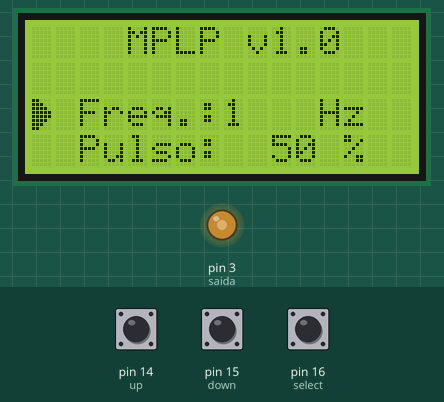
Recording of a sketch running on a simulated Arduino Uno, built with avr-gcc and run on an emulated ATmega328P. Parts: 16×4 character LCD, output pins drawn as LEDs (lit = HIGH). The inputs (shaded band) are chosen by the test bench; at power-on: pin 14 (up) HIGH, pin 16 (select) HIGH, pin 15 (down) HIGH. What the sketch prints to the serial monitor is not drawn.

Above: at 6.5 s.
6.6 s: pin 14 (up) pulled LOW for 0.15 s
At 7.7 s:
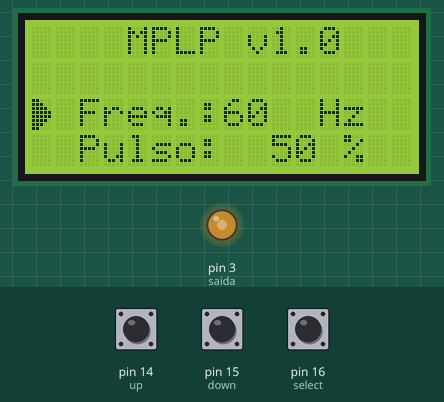
9.7 s: pin 16 (select) pulled LOW for 0.15 s
At 11.0 s:
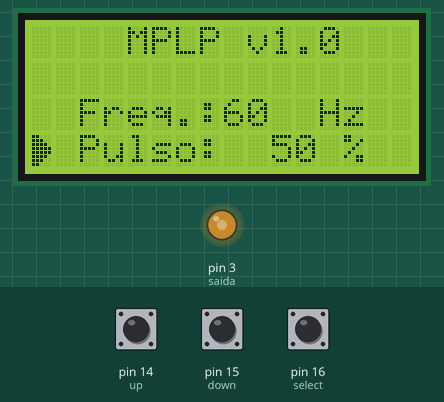
11.3 s: pin 14 (up) pulled LOW for 1 s
At 13.3 s:
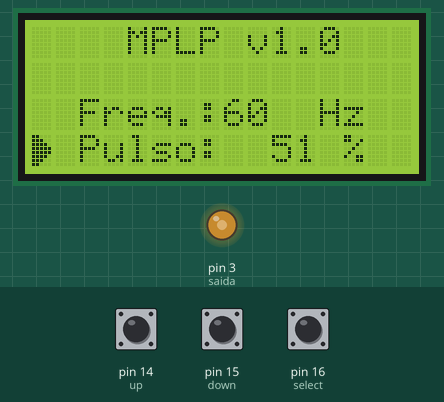
13.8 s: pin 16 (select) pulled LOW for 1 s
At 15.9 s:
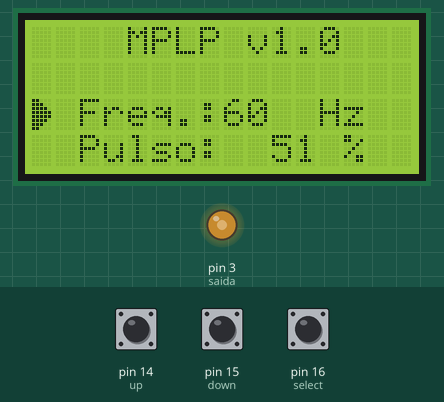
16.3 s: pin 15 (down) pulled LOW for 0.15 s
At 17.5 s:
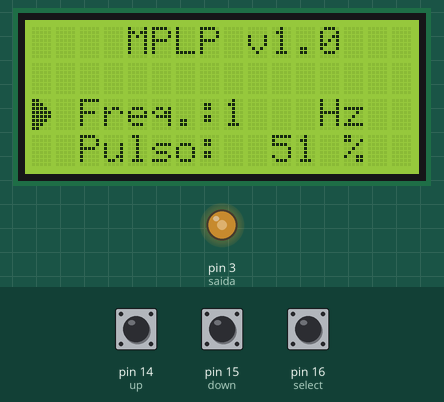
18.0 s: pin 14 (up) pulled LOW for 1 s
At 20.2 s:
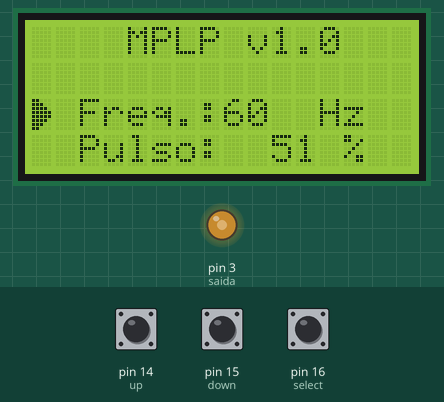
Timing chart, 0 to 21.7 s (numbered marks = the images above; inputs shaded):
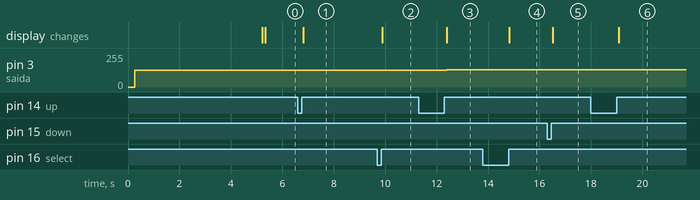

The sketch:

MPLPrev10.ino
```cpp
/* Modulador Percentual de Largura de Pulso -> MPLP
 *  versão 1.0 - primeira revisão -              *
 *  tem saída pwm controlável, porém, com        *
 *  frequências diferentes das previstas         *
**   12/12/19 - por jlnatalicio                ***/


/*-------------------- Biblioteca(s) ---------------------*/

#include <LiquidCrystal.h>

/*--------------------------------------------------------*/

/*---------------------- Hardware ------------------------*/

#define saida 3
#define up 14
#define down 15
#define select 16

const int rs = 6, en = 7, d4 = 8, d5 = 9, d6 = 10, d7 = 11;
LiquidCrystal lcd(rs, en, d4, d5, d6, d7);

/*--------------------------------------------------------*/

/*----------------------------------------------------- variáveis iniciais ----------------------------------------------*/

int freq,                         // frequência do sinal modulado [Hz]
    freq_selecionada = 1,         // valor que define qual frequencia foi selecionada [1~6]
    ciclo_trabalho,               // valor do ciclo de trabalho do sinal [0~100%]
    duty_cycle,                   // valor do ciclo de trabalho, convertido para ser usado no registrador OCR2B [0~255]
    linha_seta;                   // valor da linha em qual estará a seta de seleção entre Freq. e Pulso

float duty_cycle_aux;             // variável auxiliar a duty_cycle

bool flag_up = false,             // flag para indicar que botão "up" foi pressionado
     flag_down = false,           // flag para indicar que botão "down" foi pressionado
     flag_select = false,         // flag para indicar que botão "select" foi pressionado
     seta_selecao = false;        // flag para indicar onde a seta está apontando no display -> [0: Freq; 1: Pulso]

byte seta[8] = {
  B11000,
  B11100,
  B11110,
  B11111,
  B11111,
  B11110,
  B11100,
  B11000,
};

/*------------------------------------------------------------------------------------------------------------------------*/

void setup() {
  // put your setup code here, to run once:

      //definindo entradas e saídas
      pinMode(up,INPUT_PULLUP);
      pinMode(down,INPUT_PULLUP);
      pinMode(select,INPUT_PULLUP);
      pinMode(saida,OUTPUT);

      //definindo configurações do Timer/Counter2 com fast PWM
      TCCR2A = B00100011;       // bits 7 e 6: COM2A1 e COM2A0, respectivamente: 00 -> OC2A disconectado
                                // bits 5 e 4: COM2B1 e COM2B0, respectivamente: 10 -> Limpa OC2B quando há igualdade
                                //                                                     na comparação com OCR2 (modo não-inversor)
                                // bits 3 e 2: bits reservados do microcontrolador (sempre manter em 00!)
                                // bits 1 e 0: WGM21 e WGM20, respectivamente: 11 -> modo 3 - Fast PWM [0~255]
      TCCR2B = B00000001;


      //inicializando display LCD
      lcd.begin(16, 4);
      lcd.createChar(0, seta);          // criando caracter especial - seta de seleção entre Freq. e Pulso
      lcd.setCursor(0,0);
      lcd.print("     Modulo     ");
      lcd.setCursor(0,1);
      lcd.print("   Percentual   ");
      lcd.setCursor(0,2);
      lcd.print("   de Largura   ");
      lcd.setCursor(0,3);
      lcd.print("    de Pulso    ");

      //inicializando comunicação serial
      Serial.begin(9600);
      Serial.println("Modulador Percentual de Largura de Pulso");
      Serial.println("         MPLP -> versão 1.0             ");
      Serial.println("****************************************");

      //iniciando sistema com valores iniciais (f = 1Hz - D = 50%):
      freq = 1;
      freq_selecionada = 1;
      ciclo_trabalho = 50;
      duty_cycle_aux = (ciclo_trabalho * 255) / 100;
      Serial.print("duty_cycle_aux = ");
      Serial.println(duty_cycle_aux);
      duty_cycle = arredondar(duty_cycle_aux);
      Serial.print("duty_cycle = ");
      Serial.println(duty_cycle);
      OCR2B = byte(duty_cycle);
      Serial.print("OCR2B = ");
      Serial.println(OCR2B);
      Serial.println("****************************************");

      delay(4900);
      lcd.clear();
      delay(100);

} // end void setup()

void loop() {
  // put your main code here, to run repeatedly:

       Serial.print("duty cycle: ");
       Serial.print(ciclo_trabalho);
       Serial.print("\t frequencia: ");
       Serial.println(freq);

       //tela principal com informações da saída
       lcd.setCursor(0,0);
       lcd.print("    MPLP v1.0   ");
       lcd.setCursor(0,2);
       lcd.print("  Freq.:");
       lcd.setCursor(8,2);
       lcd.print("    ");
       lcd.setCursor(8,2);
       lcd.print(freq);

            if (freq_selecionada == 7){
                lcd.setCursor(11,2);
                lcd.print("M");
            }
            else if (freq_selecionada >= 5){
                  lcd.setCursor(11,2);
                  lcd.print("k");
            }

       lcd.setCursor(12,2);
       lcd.print("Hz");
       lcd.setCursor(0,3);
       lcd.print("  Pulso:");
       lcd.setCursor(10,3);
       lcd.print("   ");
       lcd.setCursor(10,3);
       lcd.print(ciclo_trabalho);
       lcd.setCursor(13,3);
       lcd.print("%");

            if (!seta_selecao) linha_seta = 2;
            else if (seta_selecao) linha_seta = 3;

       lcd.setCursor(0,linha_seta);
       lcd.write(byte(0));

       //leitura dos botões
       if (!digitalRead(up)) flag_up = true;
       delay(21);         // delay para compensar deboucing do botão
       if (digitalRead(up) && flag_up){
       flag_up = false;

            if (!seta_selecao) {
                  freq_selecionada++;
                  if (freq_selecionada > 7) freq_selecionada = 7;
            }
            else if (seta_selecao) {
                  ciclo_trabalho++;
                  if (ciclo_trabalho > 100) ciclo_trabalho = 100;

                  duty_cycle_aux = (ciclo_trabalho * 255) / 100;
                  duty_cycle = arredondar(duty_cycle_aux);
                  if (duty_cycle > 255) duty_cycle = 255;
            }

       } //end if (digitalRead(up) && flag_up)

       if (!digitalRead(down)) flag_down = true;
       delay(21);         // delay para compensar deboucing do botão
       if (digitalRead(down) && flag_down){
       flag_down = false;

            if (!seta_selecao) {
                  freq_selecionada--;
                  if (freq_selecionada < 1) freq_selecionada = 1;
            }
            else if (seta_selecao) {
                  ciclo_trabalho--;
                  if (ciclo_trabalho < 0) ciclo_trabalho = 0;

                  duty_cycle_aux = (ciclo_trabalho * 255) / 100;
                  duty_cycle = arredondar(duty_cycle_aux);
                  if (duty_cycle < 0) duty_cycle = 0;
            }

       } //end if (digitalRead(up) && flag_up)

       if (!digitalRead(select)) flag_select = true;
       delay(21);         // delay para compensar deboucing do botão
       if (digitalRead(select) && flag_select){
       flag_select = false;

            if (seta_selecao) seta_selecao = false;
            else if (!seta_selecao) seta_selecao = true;
            Serial.print("seta_selecao = ");
            Serial.println(seta_selecao);

       } //end if (digitalRead(up) && flag_up)

       switch(freq_selecionada){

                  case 1:         // caso freq_selecionada = 1, freq = 1 Hz
                      freq = 1;
                      //definindo configurações do clock do Timer/Counter2
                      TCCR2B = B00000001;   // bits 7 e 6: FOC2A e FOC2B, respectivamente: 00 -> sempre em 00 para modo PWM ou Fast PWM
                                            // bits 5 e 4: bits reservados do microcontrolador (sempre manter em 00!)
                                            // bit 3 : WGM22: 0 - modo 3 Fast PWM
                                            // bits 2, 1 e 0: CS22, CS21 e CS20, respectivamente: 001 -> clkT2S/1 (sem prescaler)

                      //definindo configurações do duty cuycle do Timer/Counter2
                      OCR2B = duty_cycle;
                      break;

                  case 2:         // caso freq_selecionada = 2, freq = 60 Hz
                      freq = 60;
                      //definindo configurações do clock do Timer/Counter2
                      TCCR2B = B00000010;   // bits 7 e 6: FOC2A e FOC2B, respectivamente: 00 -> sempre em 00 para modo PWM ou Fast PWM
                                            // bits 5 e 4: bits reservados do microcontrolador (sempre manter em 00!)
                                            // bit 3 : WGM22: 0 - modo 3 Fast PWM
                                            // bits 2, 1 e 0: CS22, CS21 e CS20, respectivamente: 010 -> prescaler = clkT2S/8

                      //definindo configurações do duty cuycle do Timer/Counter2
                      OCR2B = duty_cycle;
                      break;

                  case 3:         // caso freq_selecionada = 3, freq = 100 Hz
                      freq = 100;
                      //definindo configurações do clock do Timer/Counter2
                      TCCR2B = B00000011;   // bits 7 e 6: FOC2A e FOC2B, respectivamente: 00 -> sempre em 00 para modo PWM ou Fast PWM
                                            // bits 5 e 4: bits reservados do microcontrolador (sempre manter em 00!)
                                            // bit 3 : WGM22: 0 - modo 3 Fast PWM
                                            // bits 2, 1 e 0: CS22, CS21 e CS20, respectivamente: 011 -> prescaler = clkT2S/32

                      //definindo configurações do duty cuycle do Timer/Counter2
                      OCR2B = duty_cycle;
                      break;

                  case 4:         // caso freq_selecionada = 4, freq = 1 kHz
                      freq = 1000;
                      //definindo configurações do clock do Timer/Counter2
                      TCCR2B = B00000100;   // bits 7 e 6: FOC2A e FOC2B, respectivamente: 00 -> sempre em 00 para modo PWM ou Fast PWM
                                            // bits 5 e 4: bits reservados do microcontrolador (sempre manter em 00!)
                                            // bit 3 : WGM22: 0 - modo 3 Fast PWM
                                            // bits 2, 1 e 0: CS22, CS21 e CS20, respectivamente: 100 -> prescaler = clkT2S/64

                      //definindo configurações do duty cuycle do Timer/Counter2
                      OCR2B = duty_cycle;
                      break;

                  case 5:         // caso freq_selecionada = 5, freq = 10 kHz
                      freq = 10;
                      //definindo configurações do clock do Timer/Counter2
                      TCCR2B = B00000101;   // bits 7 e 6: FOC2A e FOC2B, respectivamente: 00 -> sempre em 00 para modo PWM ou Fast PWM
                                            // bits 5 e 4: bits reservados do microcontrolador (sempre manter em 00!)
                                            // bit 3 : WGM22: 0 - modo 3 Fast PWM
                                            // bits 2, 1 e 0: CS22, CS21 e CS20, respectivamente: 101 -> prescaler = clkT2S/128

                      //definindo configurações do duty cuycle do Timer/Counter2
                      OCR2B = duty_cycle;
                      break;

                  case 6:         // caso freq_selecionada = 6, freq = 100 kHz
                      freq = 100;
                      //definindo configurações do clock do Timer/Counter2
                      TCCR2B = B00000110;   // bits 7 e 6: FOC2A e FOC2B, respectivamente: 00 -> sempre em 00 para modo PWM ou Fast PWM
                                            // bits 5 e 4: bits reservados do microcontrolador (sempre manter em 00!)
                                            // bit 3 : WGM22: 0 - modo 3 Fast PWM
                                            // bits 2, 1 e 0: CS22, CS21 e CS20, respectivamente: 110 -> prescaler = clkT2S/8

                      //definindo configurações do duty cuycle do Timer/Counter2
                      OCR2B = duty_cycle;
                      break;

                  case 7:         // caso freq_selecionada = 6, freq = x MHz
                      freq = 100;
                      //definindo configurações do clock do Timer/Counter2
                      TCCR2B = B00000111;   // bits 7 e 6: FOC2A e FOC2B, respectivamente: 00 -> sempre em 00 para modo PWM ou Fast PWM
                                            // bits 5 e 4: bits reservados do microcontrolador (sempre manter em 00!)
                                            // bit 3 : WGM22: 0 - modo 3 Fast PWM
                                            // bits 2, 1 e 0: CS22, CS21 e CS20, respectivamente: 111 -> prescaler = clkT2S/1024

                      //definindo configurações do duty cuycle do Timer/Counter2
                      OCR2B = duty_cycle;
                      break;

            } //end switch(freq_selecionada)

} // end void loop()

//algoritmo para arredondamento de valor float
int arredondar( float valor ) {

    int resultado, sobra;                                       // variáveis usadas pela função

    resultado = valor * 100;                                    // 1 - multiplicar valor da força medida por 100, guardar em 'resultado'
    Serial.print("resultado = ");
    Serial.println(resultado);

    sobra = resultado % 100;                        // 2 - dividir o valor da força medida por 100, guarda o resto da divisão em 'sobra'
    Serial.print("sobra = ");
    Serial.println(sobra);

      Serial.print("sobra e resultado final = ");
      if (sobra <= 59) {    // 3.1 - se o valor da sobra for menor ou igual a 59 (ou seja, quando o valor fracionario for 0,59 ou menos)
          sobra = 0;        // 3.1.1 - zera o resto, e não altera o resultado
          Serial.println(sobra);

      }
      else {                        // 3.2 - se o valor da sobra for maior que 59 (ou seja, quando o valor fracionario for 0,60 ou mais)
          resultado = resultado + 100;                                      // 3.2.1 - soma 100 ao resultado (ou seja, 1 no valor final)
          sobra = 0;                                                        // 3.2.2 - zera o resto
          Serial.println(sobra);
          Serial.print("resultado calculado = ");
          Serial.println(resultado);
      }

      resultado /= 100;                         // 4 - para voltar ao valor "normal", dividir o resultado por 100, e guardar nele mesmo
      Serial.print("resultado final = ");
      Serial.println(resultado);

      return resultado;                         // 5 - retornar ao código com o valor arredondado
}// end int arredondar( float valor )
```

Measured:
- after the input at 6.6 s, the display: changes after 0.22 s (image 1)
- after the input at 9.7 s, the display: changes after 0.18 s (image 2)
- after the input at 11.3 s, pin 3 (saida): 127/255 → 130/255 after 1.1 s; the display: changes after 1.1 s (image 3)
- after the input at 13.8 s, the display: changes after 1.0 s (image 4)
- after the input at 16.3 s, the display: changes after 0.23 s (image 5)
- after the input at 18.0 s, the display: changes after 1.1 s (image 6)
